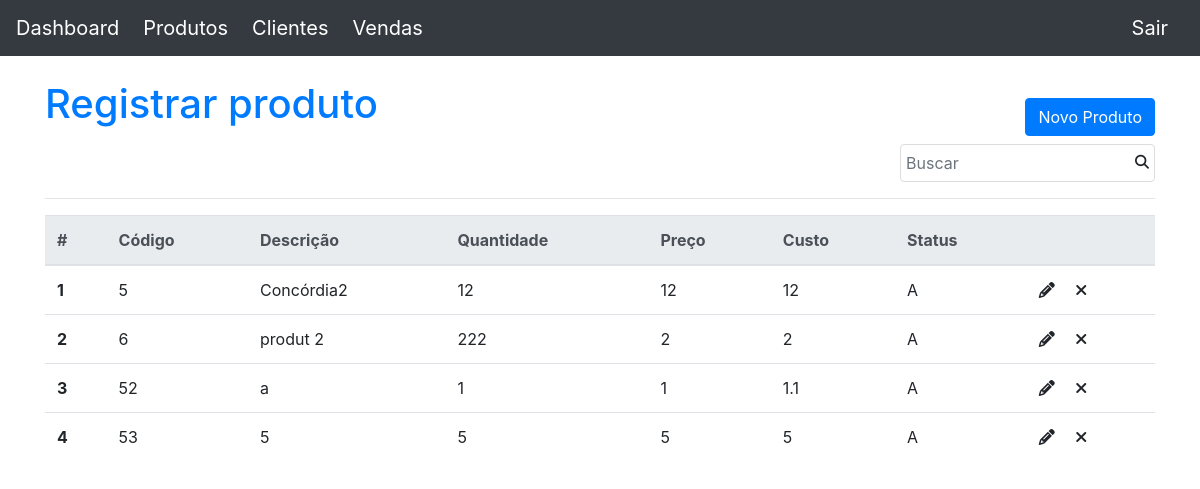
Page /crud/produtos.php (signed in) on the committed database.
### tables this page shows
CREATE TABLE `tb_produto` (
  `id_produto` int(11) NOT NULL,
  `descricao` varchar(50) DEFAULT NULL,
  `preco` float DEFAULT NULL,
  `id_unidade_medida` int(11) NOT NULL,
  `custo` float DEFAULT NULL,
  `quantidade` float DEFAULT NULL,
  `status` char(1) DEFAULT NULL
);

### crud/produtos.php (the view, shortened to what this page needs)
<!DOCTYPE html>
<html lang="en">
<head>
    <link rel="stylesheet" href="https://stackpath.bootstrapcdn.com/bootstrap/4.1.3/css/bootstrap.min.css"
>
    <link rel="stylesheet" type="text/css" href="css/produtos.css">
</head>
<body>
    <nav class="navbar navbar-expand-lg navbar-light bg-dark">
        <div class="collapse navbar-collapse" id='navbarSupportedContent'>
            <ul class='navbar-nav mr-auto'>
                <li class='nav-item'><a class="navbar-brand text-white pr-2" href="#"
                        onclick="window.open('principal.php','_self');">Dashboard</a></li>
                <li class='nav-item'><a class="navbar-brand text-white pr-2" href="#">Produtos</a></li>
                <li class='nav-item'><a class="navbar-brand text-white pr-2" href="#"
                        onclick="window.open('clientes.php','_self');">Clientes</a></li>
                <li class='nav-item'><a class="navbar-brand text-white pr-2" href="#"
                        onclick="window.open('vendas.php','_self');">Vendas</a></li>
            </ul>
            <a class="navbar-brand text-white" href="#" onclick='window.open("../index.php","_self")'>Sair</a>
        </div>
    </nav>
    <Div class='container'>
        <div class='row'>
            <div class='col'>
                <h1 class='text-primary'>Registrar produto</h1>
            </div>
            <div class='col grid'>
                <button type="button" class="btn btn-primary" id='modalProdutos' data-toggle="modal"
                    data-target=".bd-example-modal-lg" onclick='limpaModal();'>Novo Produto</button>
            </div>
        </div>
        <div class='row justify-content-end'>
        <div class='col-6 col-sm-3 mt-2'>
                <input type='number' name='codigoProduto' id='codigoProduto' placeholder="Buscar" class='form-control'
                    maxlength='7' oninput="maxLengthCheck(this)">
                <div id="lupa"></div>
            </div>
        </div>
        <hr>
        <div class="table-responsive">
            <table class="table table-hover" valign="bottom">
                <thead class="thead-light table-striped">
                    <tr>
                        <th scope="col">#</th>
                        <th scope="col">Código</th>
                        <th scope="col">Descrição</th>
                        <th scope="col">Quantidade</th>
                        <th scope="col">Preço</th>
                        <th scope="col">Custo</th>
                        <th scope="col">Status</th>
                        <th scope="col"></th>
                    </tr>
                </thead>
                <tbody id='produtos'>
                    <?php
                    include ('../conexao.php');
                    $SQL = "select id_produto,descricao,quantidade,preco,custo,status from tb_produto";
                    $RS = mysqli_query($conexao,$SQL);
                    $i = 1;
                    while ($row = mysqli_fetch_assoc($RS)){
                        if($row['status'] == 'I'){
                            $inativo = "style='opacity:0.5'";
                        }else{
                            $inativo = "style='opacity:1'";
                        }
                        echo "<tr ".$inativo.">
                        <th class='centro'>$i</th>
                        <td class='centro'>" . $row["id_produto"] . "</td>
                        <td class='centro'>" . $row["descricao"] . "</td>
                        <td class='centro'>" . $row["quantidade"] ."</td>
                        <td class='centro'>" . $row["preco"] . "</td>
                        <td class='centro'>" . $row["custo"] . "</td>
                        <td class='centro'>" . $row["status"] . "</td>
                        <td><i class='fas fa-pencil-alt' onclick='editaProduto(". $row["id_produto"] .");'style='cursor:pointer'></i>
                        <i class='fas fa-times ml-3' onclick='excluiProduto(". $row["id_produto"] .");'style='cursor:pointer'></i></td>
                        </tr>";
                        $i++;
                    };
                    ?>
                </tbody>
            </table>
        </div>
    </Div>
</body>
</html>

### crud/css/produtos.css (style rules this page uses)
.grid { display:grid; place-items: end; }
.table-responsive { height: 70vh; overflow-y: auto; }
#codigoProduto { border:#ddd solid 1px; float:left; padding:5px 20px 5px 5px; }
#lupa { float:left; margin:3px 0px 0px -20px; margin-top: 0.3rem; }
#lupa:after { font-family:FontAwesome; font-size:14px; content:"\f002"; }

### rows in the picture
tb_produto: id_produto "5", descricao "Concórdia2", quantidade "12", preco "12", custo "12", status "A"
tb_produto: id_produto "6", descricao "produt 2", quantidade "222", preco "2", custo "2", status "A"
tb_produto: id_produto "52", descricao "a", quantidade "1", preco "1", custo "1.1", status "A"
tb_produto: id_produto "53", descricao "5", quantidade "5", preco "5", custo "5", status "A"
